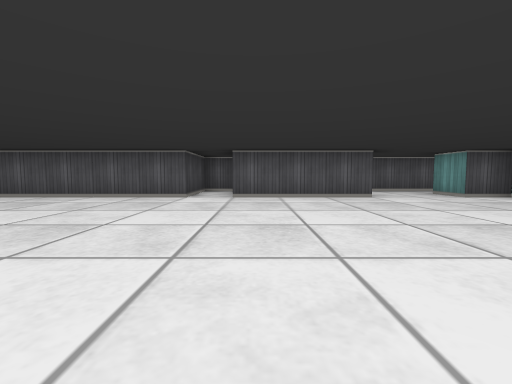
[1] (above)

23 first-person views from a walk through a cub3D level. The camera is about half as high as the walls, tilts 4° down and sees 90° across. The floor is counted in squares. Each view is taken from the middle of a square. On the plan, view 1 faces up. The plan holds only what a view shows up to about 9 squares ahead; the rest is blank.

[2]
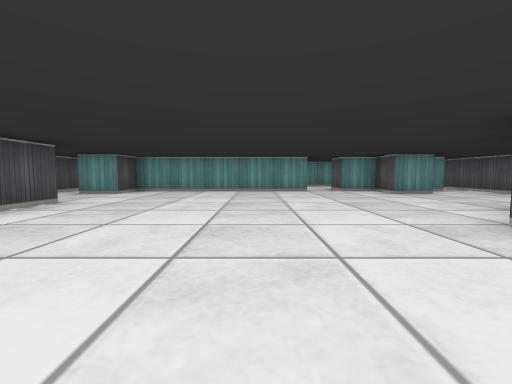

[3]
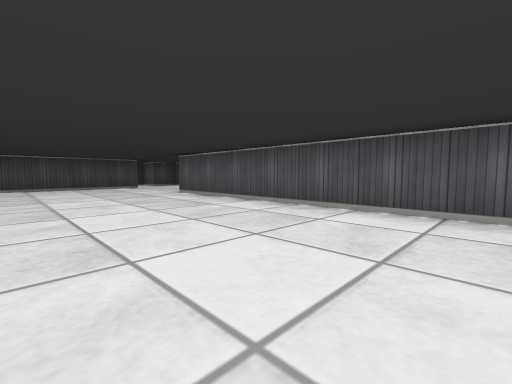

[4]
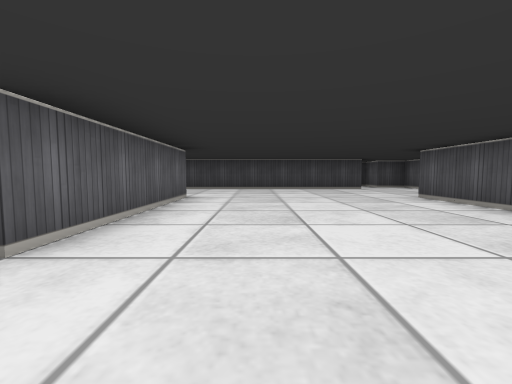

[5]
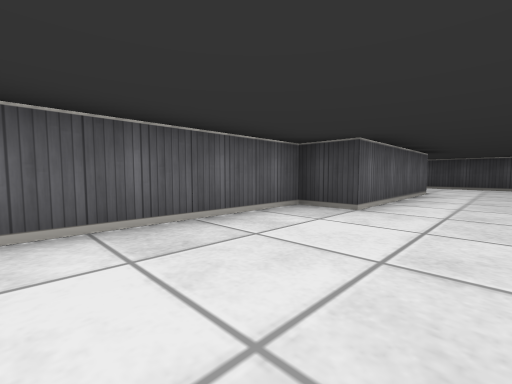

[6]
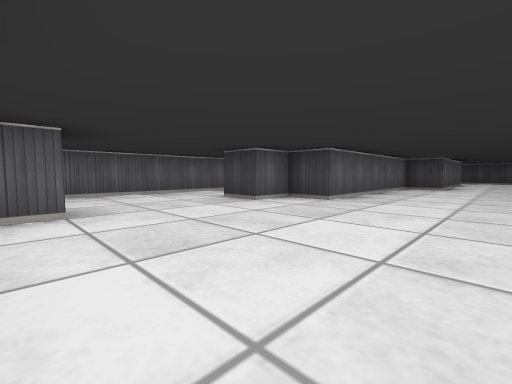

[7]
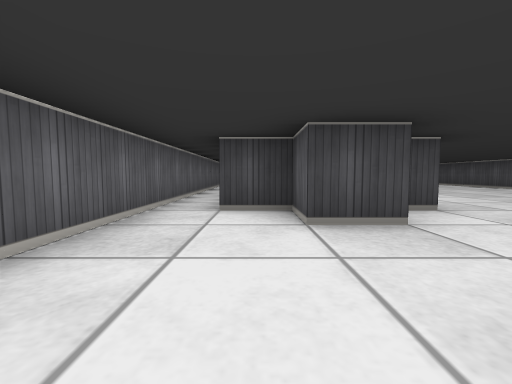

[8]
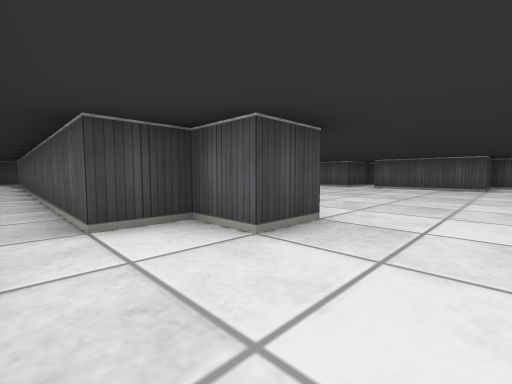

[9]
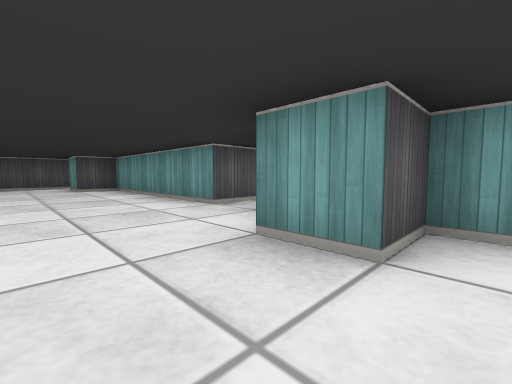

[10]
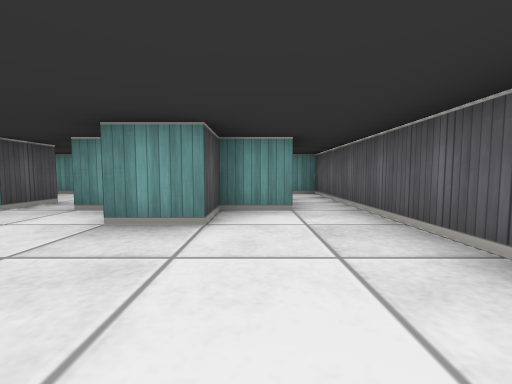

[11]
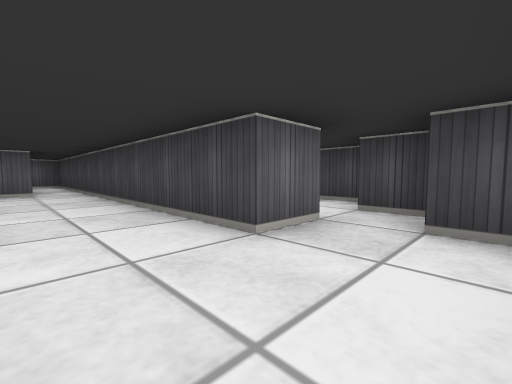

[12]
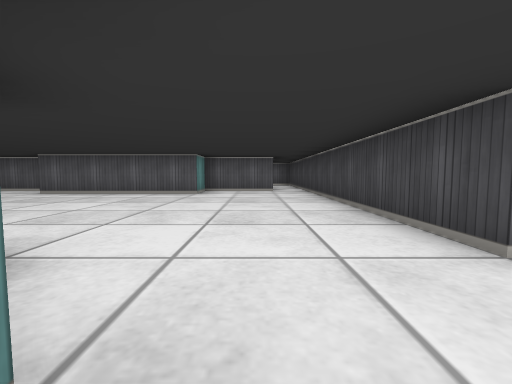

[13]
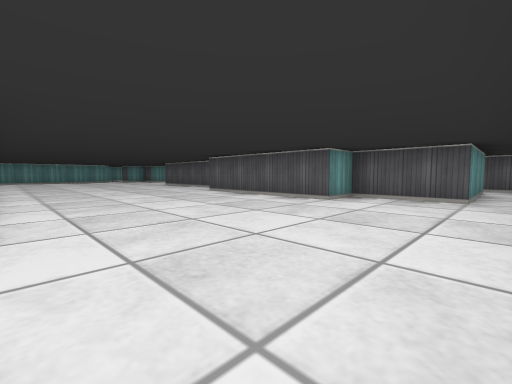

[14]
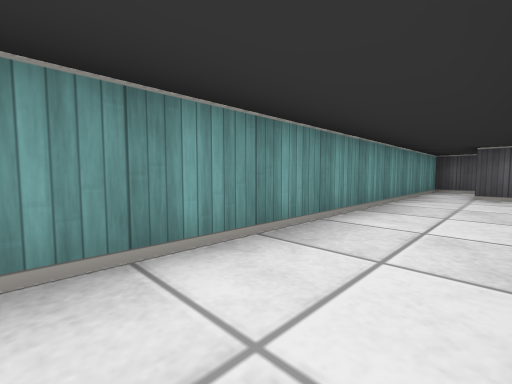

[15]
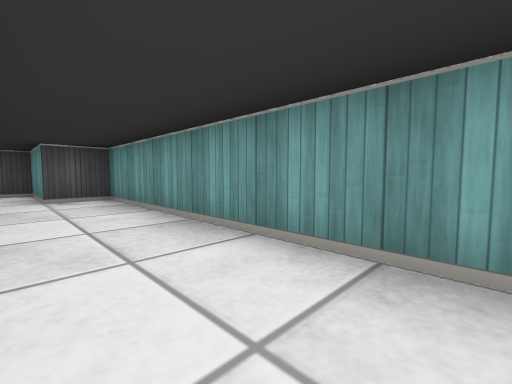

[16]
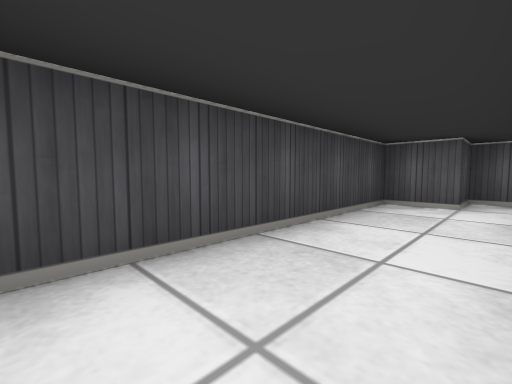

[17]
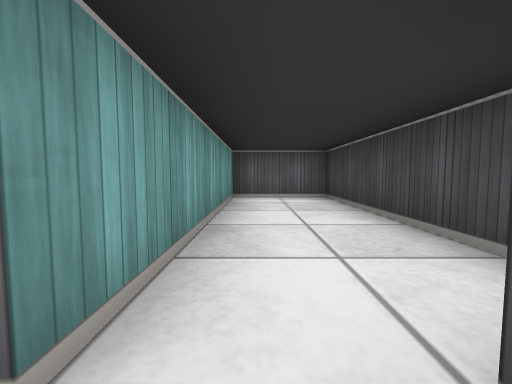

[18]
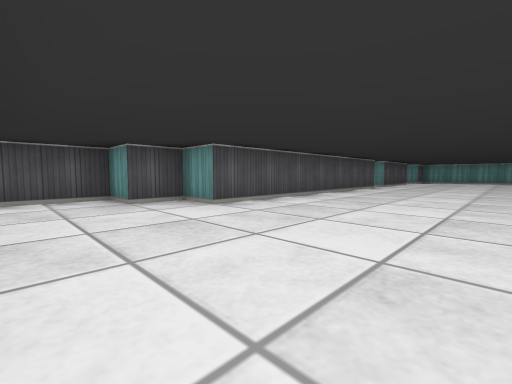

[19]
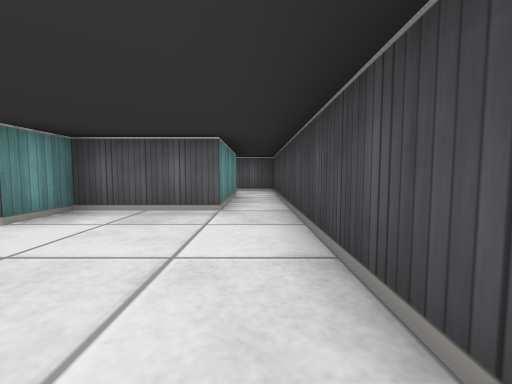

[20]
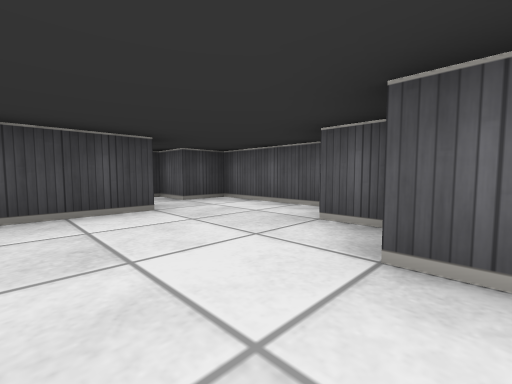

[21]
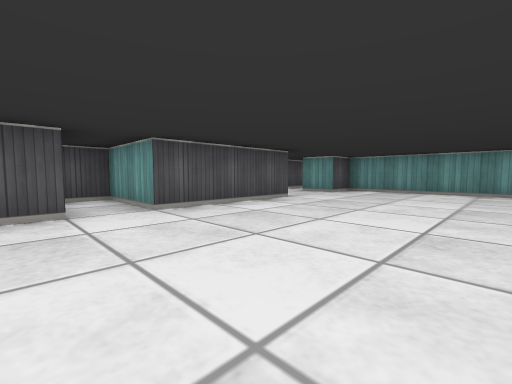

[22]
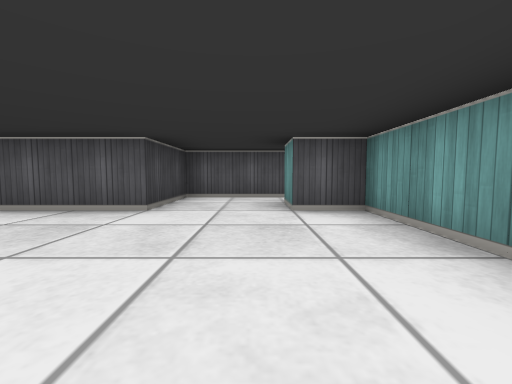

[23]
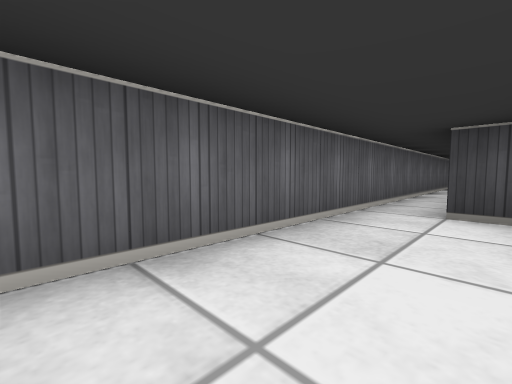

### Floor plan
Points are (right, up) in squares from view 1. A wall is a line through its corners. A room is listed if a view was taken in it or the views show most of it. See-through windows are left out.
Room 1 (views 1, 2, 3, 4, 5, 6, 7, 8, 9, 10, 11, 12, 13, 18, 19, 20, 21, 22, 23)
walls: (2.5, 6.5) (2.5, 5.5) (-0.5, 5.5) (-0.5, 7.5) (-1.5, 7.5) (-1.5, 5.5) (-8.5, 5.5) (-8.5, 6.5) (-9.5, 6.5) (-9.5, 7.5) (-12.5, 7.5) (-12.5, 6.5); (-6.5, -4.5) (5.5, -4.5); (-10.5, -0.5) (-8.5, -0.5) (-8.5, 0.5) (-4.5, 0.5) (-4.5, -0.5) (0.5, -0.5) (0.5, -1.5) (1.5, -1.5) (1.5, -2.5) (0.5, -2.5) (0.5, -3.5) (-9.2, -3.5); (5.5, 0.5) (5.5, 5.5) (4.5, 5.5) (4.5, 6.5); (-11.5, 5.5) (-11.5, -0.5); (5.5, -3.6) (5.5, -2.5) (4.5, -2.5) (4.5, -1.5) (5.5, -1.5) (5.5, -0.5)
ways out: opening at (6, 0) to room 2; opening at (-12, 6) to room 3; opening at (6, -4) to room 4; opening at (-11, -2.5) to room 5; opening at (3.5, 6) to room 6
Room 2 (views 14, 15)
walls: (6.5, 0.5) (5.5, 0.5); (5.5, -0.5) (6.5, -0.5); (6.9, -2.5) (7.5, -2.5); (8.5, -2.5) (8.5, 5.5) (7.5, 5.5) (7.5, 7.5) (4.5, 7.5)
ways out: opening at (6, 0) to room 1; opening at (8, -3) to room 4; opening at (5.5, 7) to room 6
Room 3 (views 16, 17)
walls: (-12.5, 6.5) (-13.5, 6.5) (-13.5, 5.5) (-14.5, 5.5) (-14.5, 0.5) (-12.5, 0.5) (-12.5, 5.5) (-11.5, 5.5)
ways out: opening at (-12, 6) to room 1
Room 4 (no view inside)
walls: (5.5, -4.5) (8.5, -4.5) (8.5, -2.5)
ways out: opening at (6, -4) to room 1; opening at (8, -3) to room 2
Room 5 (no view inside)
walls: (-11.5, -0.5) (-11.5, -4.5) (-10.4, -4.5); (-10.5, -3.5) (-10.5, -0.5)
ways out: opening at (-11, -2.5) to room 1
Room 6 (no view inside)
walls: (4.5, 7.5) (2.5, 7.5) (2.5, 6.5)
ways out: opening at (3.5, 6) to room 1; opening at (5.5, 7) to room 2

Positions as (right, up) in squares from view 1, and headings:
1: (0, 0), facing up
2: (-2, 2), facing right
3: (-2, 2), facing up-left
4: (-3, 2), facing left
5: (-1, 2), facing down-left
6: (5, 2), facing down-left
7: (4, -3), facing left
8: (3, -4), facing up-left
9: (3, -3), facing up-right
10: (2, -3), facing right
11: (-10, 7), facing down-left
12: (-10, 7), facing down
13: (-11, 5), facing down-right
14: (7, 4), facing down-right
15: (7, 0), facing up-right
16: (-13, 1), facing up-left
17: (-13, 6), facing down
18: (-11, 2), facing up-right
19: (-11, 3), facing down
20: (-8, 4), facing up-left
21: (-2, 2), facing up-right
22: (4, 2), facing up
23: (4, -3), facing down-left
